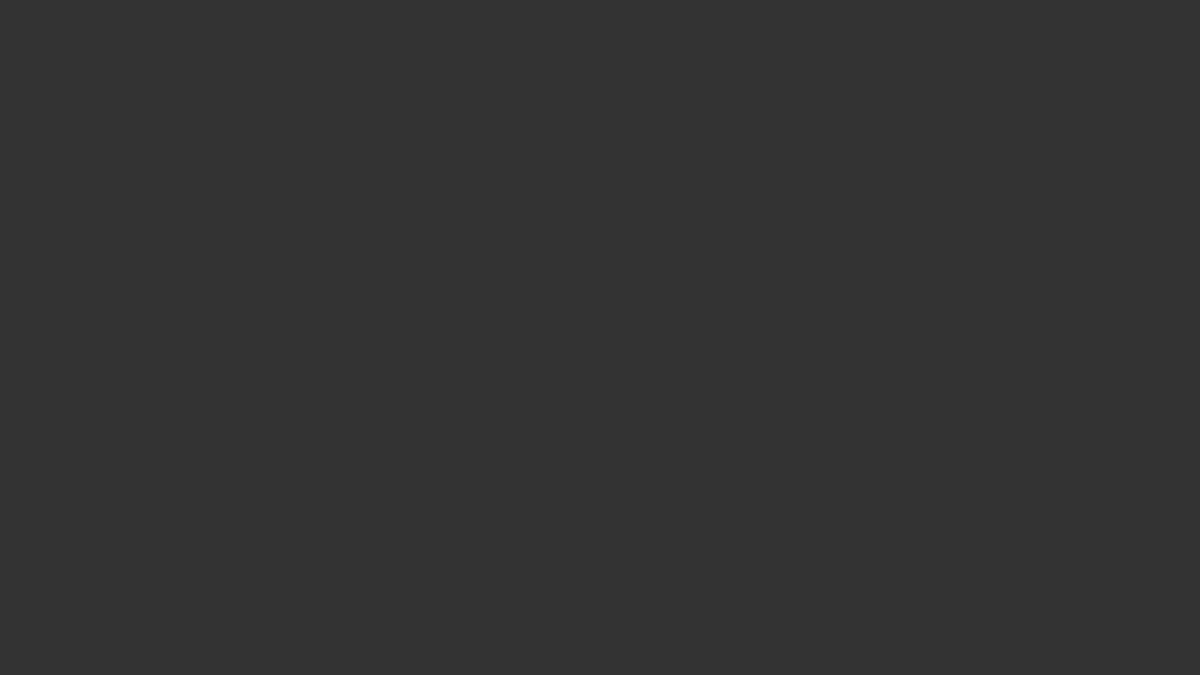
Frame 1 (no input)
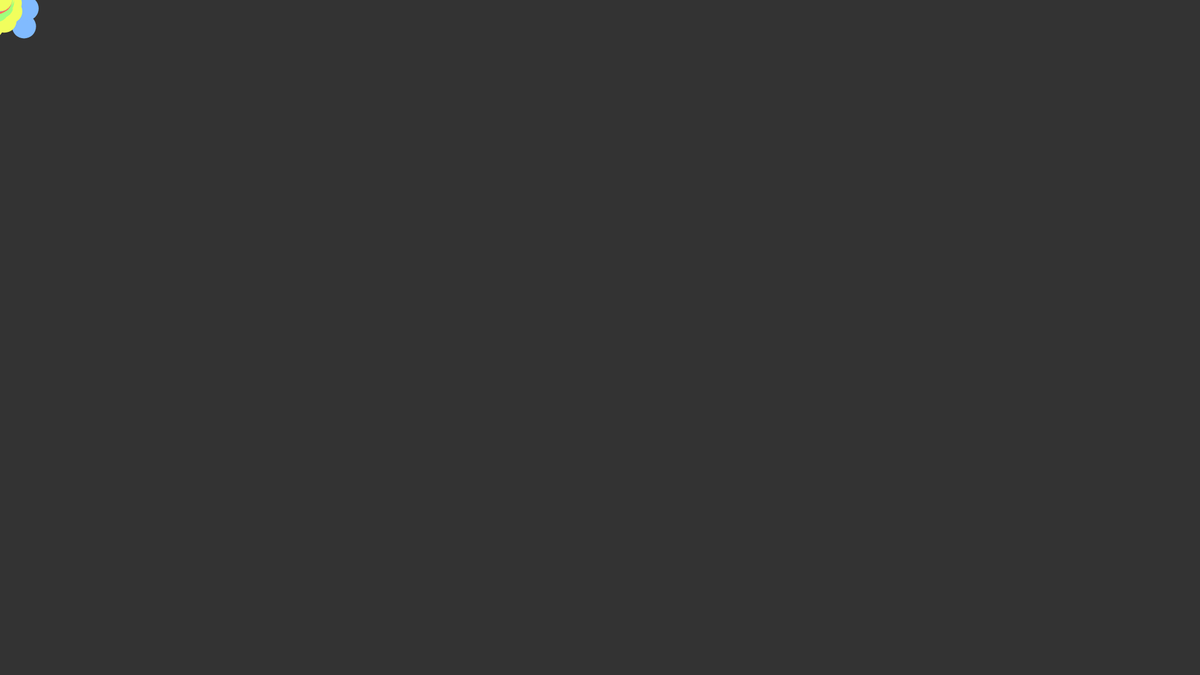
Frame 60 (no input)
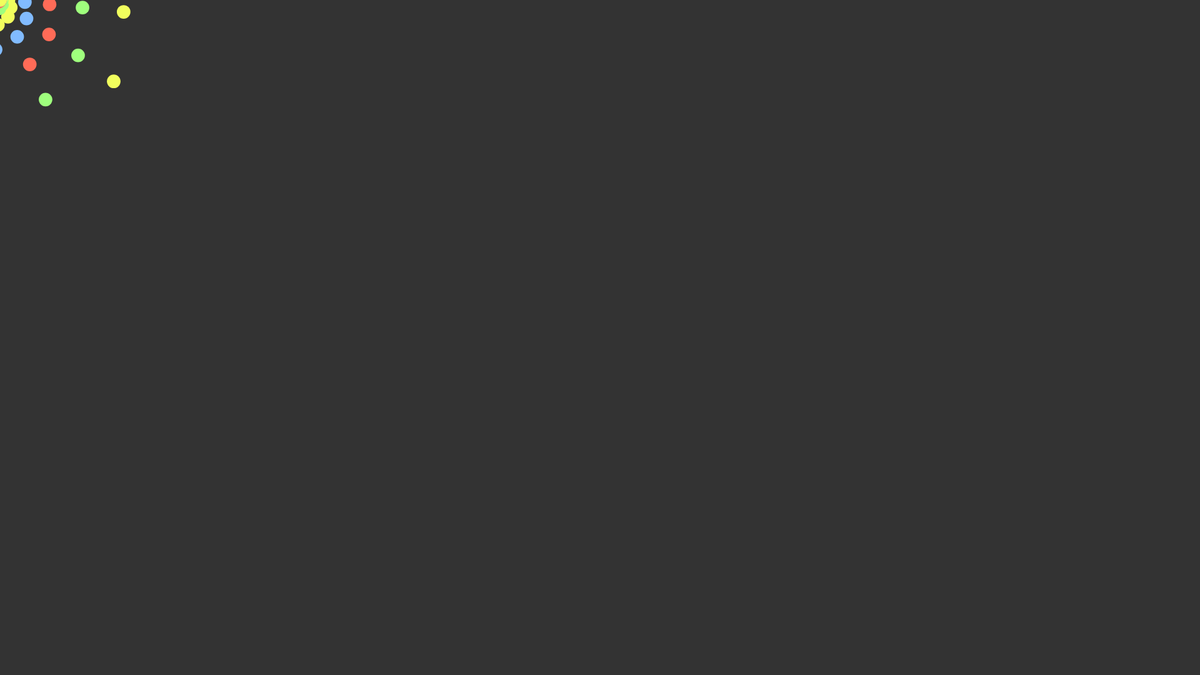
Frame 120 (the mouse pressed at the canvas centre since frame 60)

The p5.js sketch that drew these frames (run headless with seeded random() and noise() and a simulated clock; from frame 60 on, the mouse is pressed at the canvas centre):

// p5.js sketch
// ── sketch.js
/* jshint esversion: 6 */
function Circle(angle, color) {
    this.angle = angle;
    this.color = color;
    this.r = 0;
    this.speed = 0.3;
}

const angleSpeed = 0.075;
const acceleration = 0.03;
const timeBetweenCircles = 0.1;
let circleRadius = 20;
let circles = [];
let frames = 0;
let framesGone = 0;

function setup() {
    createCanvas(1920, 1080);
    translate(width / 2, height / 2); // Center of the screen is now x = 0, y = 0
}

function draw() {
    // ---------------------------- Canvas section ----------------------------
    background(51); // rgb(51, 51, 51)
    noStroke(); // No outline for the ellipses
    fill(255, 0, 100); // rgb(255, 0, 100)
    textSize(24);
    text("Phyllotaxis, Made by Tony Solomonik \nF11 for full screen!", -width / 2 + width / 150, -height / 2 + height / 30);

    // ---------------------------- Update section ----------------------------
    frames++;
    framesGone++;
    circleRadius = sin(abs(framesGone / 12)) * 40;
    if (frames > timeBetweenCircles * 60) {
        circles.push(new Circle(0, {
            red: 159,
            green: 255,
            blue: 125
        })); // rgb(159, 255, 125)
        circles.push(new Circle(PI / 2, {
            red: 255,
            green: 107,
            blue: 87
        })); // rgb(255, 107, 87)
        circles.push(new Circle(PI, {
            red: 129,
            green: 187,
            blue: 255
        })); // rgb(129, 187, 255)
        circles.push(new Circle(PI * 3 / 2, {
            red: 241,
            green: 254,
            blue: 93
        })); // rgb(241, 254, 93)
        frames = 0;
    }
    for (let i = 0; i < circles.length; i++) {
        let c = circles[i];
        let x = cos(c.angle) * c.r;
        let y = sin(c.angle) * c.r;
        if (x - circleRadius / 2 > width / 2 ||
            x + circleRadius / 2 < -width / 2) {
            circles.splice(i, 1);
        } else {
            fill(c.color.red, c.color.green, c.color.blue);
            ellipse(x, y, circleRadius, circleRadius);
            c.angle += angleSpeed;
            c.r += c.speed;
            c.speed += acceleration;
        }
    }
}
